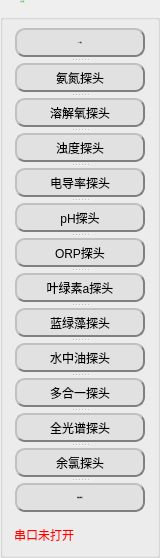
      <widget class="QGroupBox" name="groupBox">
       <property name="sizePolicy">
        <sizepolicy hsizetype="Expanding" vsizetype="Expanding">
         <horstretch>1</horstretch>
         <verstretch>0</verstretch>
        </sizepolicy>
       </property>
       <property name="maximumSize">
        <size>
         <width>160</width>
         <height>16777215</height>
        </size>
       </property>
       <property name="font">
        <font>
         <family>黑体</family>
         <pointsize>-1</pointsize>
         <weight>50</weight>
         <italic>false</italic>
         <bold>false</bold>
        </font>
       </property>
       <property name="styleSheet">
        <string notr="true">QGroupBox{
	font: 24px &quot;黑体&quot;;
}

QGroupBox::title{
	color:rgb(0, 170, 0);
	font: 24px &quot;黑体&quot;;
	left:20px;
}
</string>
       </property>
       <property name="title">
        <string>探头列表</string>
       </property>
       <layout class="QVBoxLayout" name="verticalLayout_3">
        <item>
         <widget class="QSplitter" name="splitter_2">
          <property name="enabled">
           <bool>true</bool>
          </property>
          <property name="sizePolicy">
           <sizepolicy hsizetype="Expanding" vsizetype="Expanding">
            <horstretch>0</horstretch>
            <verstretch>0</verstretch>
           </sizepolicy>
          </property>
          <property name="minimumSize">
           <size>
            <width>0</width>
            <height>500</height>
           </size>
          </property>
          <property name="maximumSize">
           <size>
            <width>16777215</width>
            <height>499</height>
           </size>
          </property>
          <property name="font">
           <font>
            <family>黑体</family>
            <weight>50</weight>
            <italic>false</italic>
            <bold>false</bold>
           </font>
          </property>
          <property name="styleSheet">
           <string notr="true">QPushButton{
	background-color:rgb(225, 225, 225);
    border-radius: 10px;  
	border: 2px groove gray;
	border-style: outset;
	font: 16px &quot;黑体&quot;;
	margin:1px;
 	padding-left:5px; 
	padding-right:5px;
	
}
QPushButton:hover{
	background-color:white; 
	color: black;
}
QPushButton:pressed{
	background-color:
	rgb(85, 170, 255); 
	border-style: inset; 
}
</string>
          </property>
          <property name="orientation">
           <enum>Qt::Vertical</enum>
          </property>
          <property name="opaqueResize">
           <bool>false</bool>
          </property>
          <property name="childrenCollapsible">
           <bool>false</bool>
          </property>
          <widget class="QPushButton" name="pushButton_cod">
           <property name="sizePolicy">
            <sizepolicy hsizetype="Minimum" vsizetype="Fixed">
             <horstretch>0</horstretch>
             <verstretch>0</verstretch>
            </sizepolicy>
           </property>
           <property name="minimumSize">
            <size>
             <width>0</width>
             <height>31</height>
            </size>
           </property>
           <property name="maximumSize">
            <size>
             <width>16777215</width>
             <height>31</height>
            </size>
           </property>
           <property name="font">
            <font>
             <family>黑体</family>
             <pointsize>-1</pointsize>
             <weight>50</weight>
             <italic>false</italic>
             <bold>false</bold>
            </font>
           </property>
           <property name="styleSheet">
            <string notr="true"/>
           </property>
           <property name="text">
            <string>COD探头</string>
           </property>
          </widget>
          <widget class="QPushButton" name="pushButton_nh">
           <property name="sizePolicy">
            <sizepolicy hsizetype="Minimum" vsizetype="Fixed">
             <horstretch>0</horstretch>
             <verstretch>0</verstretch>
            </sizepolicy>
           </property>
           <property name="minimumSize">
            <size>
             <width>0</width>
             <height>31</height>
            </size>
           </property>
           <property name="maximumSize">
            <size>
             <width>16777215</width>
             <height>31</height>
            </size>
           </property>
           <property name="styleSheet">
            <string notr="true"/>
           </property>
           <property name="text">
            <string>氨氮探头</string>
           </property>
          </widget>
          <widget class="QPushButton" name="pushButton_oxygen">
           <property name="minimumSize">
            <size>
             <width>0</width>
             <height>31</height>
            </size>
           </property>
           <property name="maximumSize">
            <size>
             <width>16777215</width>
             <height>31</height>
            </size>
           </property>
           <property name="styleSheet">
            <string notr="true"/>
           </property>
           <property name="text">
            <string>溶解氧探头</string>
           </property>
          </widget>
          <widget class="QPushButton" name="pushButton_turb">
           <property name="minimumSize">
            <size>
             <width>0</width>
             <height>31</height>
            </size>
           </property>
           <property name="maximumSize">
            <size>
             <width>16777215</width>
             <height>31</height>
            </size>
           </property>
           <property name="text">
            <string>浊度探头</string>
           </property>
          </widget>
          <widget class="QPushButton" name="pushButton_cond">
           <property name="minimumSize">
            <size>
             <width>0</width>
             <height>31</height>
            </size>
           </property>
           <property name="maximumSize">
            <size>
             <width>16777215</width>
             <height>31</height>
            </size>
           </property>
           <property name="text">
            <string>电导率探头</string>
           </property>
          </widget>
          <widget class="QPushButton" name="pushButton_ph">
           <property name="minimumSize">
            <size>
             <width>0</width>
             <height>31</height>
            </size>
           </property>
           <property name="maximumSize">
            <size>
             <width>16777215</width>
             <height>31</height>
            </size>
           </property>
           <property name="text">
            <string>pH探头</string>
           </property>
          </widget>
          <widget class="QPushButton" name="pushButton_orp">
           <property name="minimumSize">
            <size>
             <width>0</width>
             <height>31</height>
            </size>
           </property>
           <property name="maximumSize">
            <size>
             <width>16777215</width>
             <height>31</height>
            </size>
           </property>
           <property name="text">
            <string>ORP探头</string>
           </property>
          </widget>
          <widget class="QPushButton" name="pushButton_chla">
           <property name="minimumSize">
            <size>
             <width>0</width>
             <height>31</height>
            </size>
           </property>
           <property name="maximumSize">
            <size>
             <width>16777215</width>
             <height>31</height>
            </size>
           </property>
           <property name="text">
            <string>叶绿素a探头</string>
           </property>
          </widget>
          <widget class="QPushButton" name="pushButton_bga">
           <property name="minimumSize">
            <size>
             <width>0</width>
             <height>31</height>
            </size>
           </property>
           <property name="maximumSize">
            <size>
             <width>16777215</width>
             <height>31</height>
            </size>
           </property>
           <property name="text">
            <string>蓝绿藻探头</string>
           </property>
          </widget>
          <widget class="QPushButton" name="pushButton_oil">
           <property name="minimumSize">
            <size>
             <width>0</width>
             <height>31</height>
            </size>
           </property>
           <property name="maximumSize">
            <size>
             <width>16777215</width>
             <height>31</height>
            </size>
           </property>
           <property name="text">
            <string>水中油探头</string>
           </property>
          </widget>
          <widget class="QPushButton" name="pushButton_sonde">
           <property name="minimumSize">
            <size>
             <width>0</width>
             <height>31</height>
            </size>
           </property>
           <property name="maximumSize">
            <size>
             <width>16777215</width>
             <height>31</height>
            </size>
           </property>
           <property name="text">
            <string>多合一探头</string>
           </property>
          </widget>
          <widget class="QPushButton" name="pushButton_spectrum">
           <property name="minimumSize">
            <size>
             <width>0</width>
             <height>31</height>
            </size>
           </property>
           <property name="maximumSize">
            <size>
             <width>16777215</width>
             <height>31</height>
            </size>
           </property>
           <property name="text">
            <string>全光谱探头</string>
           </property>
          </widget>
          <widget class="QPushButton" name="pushButton__chlorine">
           <property name="minimumSize">
            <size>
             <width>0</width>
             <height>31</height>
            </size>
           </property>
           <property name="maximumSize">
            <size>
             <width>16777215</width>
             <height>31</height>
            </size>
           </property>
           <property name="text">
            <string>余氯探头</string>
           </property>
          </widget>
          <widget class="QPushButton" name="pushButton_nitrate_nitrogen">
           <property name="minimumSize">
            <size>
             <width>0</width>
             <height>31</height>
            </size>
           </property>
           <property name="maximumSize">
            <size>
             <width>16777215</width>
             <height>31</height>
            </size>
           </property>
           <property name="font">
            <font>
             <family>黑体</family>
             <pointsize>-1</pointsize>
             <weight>50</weight>
             <italic>false</italic>
             <bold>false</bold>
            </font>
           </property>
           <property name="styleSheet">
            <string notr="true">padding-left:5px;
padding-right:5px;</string>
           </property>
           <property name="text">
            <string>硝酸盐氮探头</string>
           </property>
          </widget>
         </widget>
        </item>
        <item>
         <widget class="QLabel" name="label_com_open">
          <property name="styleSheet">
           <string notr="true">font: 14px &quot;Arial&quot;;
color:rgb(255, 0, 0)</string>
          </property>
          <property name="text">
           <string>串口未打开</string>
          </property>
          <property name="alignment">
           <set>Qt::AlignBottom|Qt::AlignLeading|Qt::AlignLeft</set>
          </property>
         </widget>
        </item>
       </layout>
      </widget>
